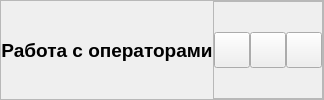
       <widget class="QFrame" name="frame_top">
        <property name="enabled">
         <bool>true</bool>
        </property>
        <property name="styleSheet">
         <string notr="true"/>
        </property>
        <property name="frameShape">
         <enum>QFrame::StyledPanel</enum>
        </property>
        <property name="frameShadow">
         <enum>QFrame::Raised</enum>
        </property>
        <layout class="QHBoxLayout" name="horizontalLayout_4">
         <property name="spacing">
          <number>0</number>
         </property>
         <property name="leftMargin">
          <number>0</number>
         </property>
         <property name="topMargin">
          <number>0</number>
         </property>
         <property name="rightMargin">
          <number>0</number>
         </property>
         <property name="bottomMargin">
          <number>0</number>
         </property>
         <item>
          <widget class="QLineEdit" name="ledit_page">
           <property name="sizePolicy">
            <sizepolicy hsizetype="Preferred" vsizetype="Preferred">
             <horstretch>0</horstretch>
             <verstretch>0</verstretch>
            </sizepolicy>
           </property>
           <property name="maximumSize">
            <size>
             <width>0</width>
             <height>0</height>
            </size>
           </property>
           <property name="cursor">
            <cursorShape>ArrowCursor</cursorShape>
           </property>
           <property name="mouseTracking">
            <bool>false</bool>
           </property>
           <property name="acceptDrops">
            <bool>false</bool>
           </property>
           <property name="text">
            <string>0</string>
           </property>
           <property name="readOnly">
            <bool>true</bool>
           </property>
          </widget>
         </item>
         <item>
          <widget class="QLabel" name="main_header_frame">
           <property name="sizePolicy">
            <sizepolicy hsizetype="Expanding" vsizetype="Preferred">
             <horstretch>0</horstretch>
             <verstretch>0</verstretch>
            </sizepolicy>
           </property>
           <property name="minimumSize">
            <size>
             <width>0</width>
             <height>40</height>
            </size>
           </property>
           <property name="maximumSize">
            <size>
             <width>16777215</width>
             <height>40</height>
            </size>
           </property>
           <property name="font">
            <font>
             <pointsize>14</pointsize>
             <weight>75</weight>
             <bold>true</bold>
            </font>
           </property>
           <property name="text">
            <string>Работа с операторами</string>
           </property>
           <property name="alignment">
            <set>Qt::AlignCenter</set>
           </property>
          </widget>
         </item>
         <item alignment="Qt::AlignRight">
          <widget class="QFrame" name="frame_2">
           <property name="cursor">
            <cursorShape>ArrowCursor</cursorShape>
           </property>
           <property name="frameShape">
            <enum>QFrame::StyledPanel</enum>
           </property>
           <property name="frameShadow">
            <enum>QFrame::Raised</enum>
           </property>
           <property name="lineWidth">
            <number>0</number>
           </property>
           <layout class="QHBoxLayout" name="horizontalLayout_5">
            <property name="spacing">
             <number>0</number>
            </property>
            <property name="leftMargin">
             <number>0</number>
            </property>
            <property name="topMargin">
             <number>0</number>
            </property>
            <property name="rightMargin">
             <number>0</number>
            </property>
            <property name="bottomMargin">
             <number>0</number>
            </property>
            <item>
             <widget class="QPushButton" name="btn_minimazed">
              <property name="minimumSize">
               <size>
                <width>36</width>
                <height>36</height>
               </size>
              </property>
              <property name="maximumSize">
               <size>
                <width>36</width>
                <height>36</height>
               </size>
              </property>
              <property name="cursor">
               <cursorShape>PointingHandCursor</cursorShape>
              </property>
              <property name="styleSheet">
               <string notr="true">QPushButton:hover{	
	background-color: rgb(62, 90, 116);
}</string>
              </property>
              <property name="text">
               <string/>
              </property>
              <property name="icon">
               <iconset resource="../../resource.qrc">
                <normaloff>:/icons/icons/minus_.svg</normaloff>:/icons/icons/minus_.svg</iconset>
              </property>
              <property name="iconSize">
               <size>
                <width>30</width>
                <height>30</height>
               </size>
              </property>
             </widget>
            </item>
            <item>
             <widget class="QPushButton" name="btn_maximazed">
              <property name="minimumSize">
               <size>
                <width>36</width>
                <height>36</height>
               </size>
              </property>
              <property name="maximumSize">
               <size>
                <width>36</width>
                <height>36</height>
               </size>
              </property>
              <property name="cursor">
               <cursorShape>PointingHandCursor</cursorShape>
              </property>
              <property name="styleSheet">
               <string notr="true">QPushButton:hover{	
	background-color: rgb(62, 90, 116);
}</string>
              </property>
              <property name="text">
               <string/>
              </property>
              <property name="icon">
               <iconset resource="../../resource.qrc">
                <normaloff>:/icons/icons/maximize-2_.svg</normaloff>:/icons/icons/maximize-2_.svg</iconset>
              </property>
              <property name="iconSize">
               <size>
                <width>30</width>
                <height>30</height>
               </size>
              </property>
             </widget>
            </item>
            <item>
             <widget class="QPushButton" name="btn_close">
              <property name="minimumSize">
               <size>
                <width>36</width>
                <height>36</height>
               </size>
              </property>
              <property name="maximumSize">
               <size>
                <width>36</width>
                <height>36</height>
               </size>
              </property>
              <property name="cursor">
               <cursorShape>PointingHandCursor</cursorShape>
              </property>
              <property name="styleSheet">
               <string notr="true">QPushButton:hover{	
	background-color: rgb(235, 0, 0);
}</string>
              </property>
              <property name="text">
               <string/>
              </property>
              <property name="icon">
               <iconset resource="../../resource.qrc">
                <normaloff>:/icons/icons/x_.svg</normaloff>:/icons/icons/x_.svg</iconset>
              </property>
              <property name="iconSize">
               <size>
                <width>30</width>
                <height>30</height>
               </size>
              </property>
             </widget>
            </item>
           </layout>
          </widget>
         </item>
        </layout>
       </widget>
